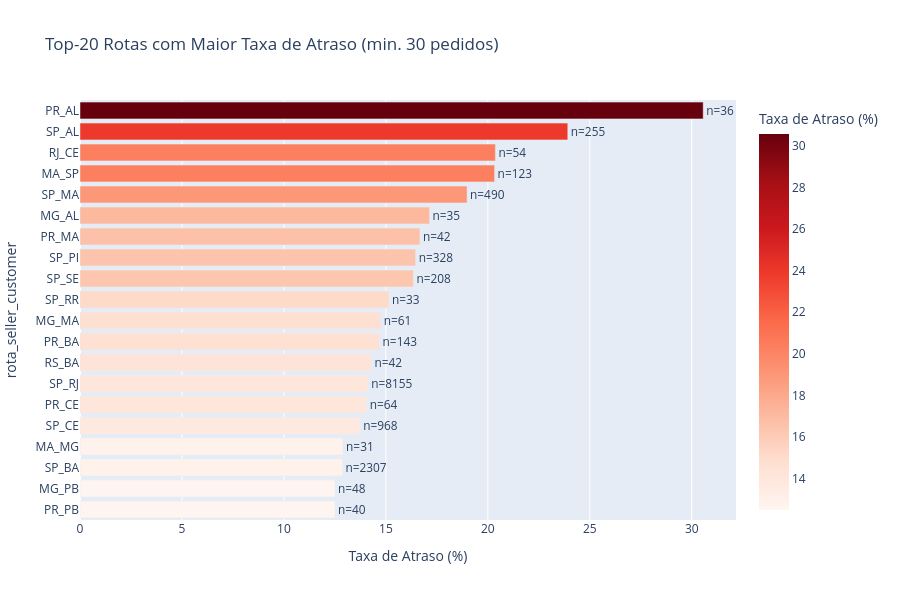

Notebook source saved alongside this figure:
### Code cell
# 8. Grafico Plotly — Top-20 rotas com maior delay rate
top20_rotas = rotas_sig.head(20).copy()
top20_rotas = top20_rotas.sort_values('delay_rate_pct', ascending=True)  # ascending for horizontal bar

fig_rotas = px.bar(
    top20_rotas,
    x='delay_rate_pct',
    y=top20_rotas.index,
    orientation='h',
    text='n_pedidos',
    title='Top-20 Rotas com Maior Taxa de Atraso (min. 30 pedidos)',
    labels={'delay_rate_pct': 'Taxa de Atraso (%)', 'y': 'Rota (seller_state → customer_state)'},
    color='delay_rate_pct',
    color_continuous_scale='Reds'
)
fig_rotas.update_traces(texttemplate='n=%{text}', textposition='outside')
fig_rotas.update_layout(height=600, showlegend=False)
fig_rotas.show()

### Figure 1 — Plotly figure (JSON) as saved in the notebook; plotly's stock layout.template omitted (floating-point values rounded to 4 significant figures)
{"data": [{"hovertemplate": "Taxa de Atraso (%)=%{marker.color}<br>rota_seller_customer=%{y}<br>n_pedidos=%{text}<extra></extra>", "legendgroup": "", "marker": {"color": [12.5, 12.5, 12.87, 12.9, 13.74, 14.06, 14.13, 14.29, 14.69, 14.75, 15.15, 16.35, 16.46, 16.67, 17.14, 18.98, 20.33, 20.37, 23.92, 30.56], "coloraxis": "coloraxis", "pattern": {"shape": ""}}, "name": "", "orientation": "h", "showlegend": false, "text": [40.0, 48.0, 2307.0, 31.0, 968.0, 64.0, 8155.0, 42.0, 143.0, 61.0, 33.0, 208.0, 328.0, 42.0, 35.0, 490.0, 123.0, 54.0, 255.0, 36.0], "textposition": "outside", "texttemplate": "n=%{text}", "type": "bar", "x": [12.5, 12.5, 12.87, 12.9, 13.74, 14.06, 14.13, 14.29, 14.69, 14.75, 15.15, 16.35, 16.46, 16.67, 17.14, 18.98, 20.33, 20.37, 23.92, 30.56], "xaxis": "x", "y": ["PR_PB", "MG_PB", "SP_BA", "MA_MG", "SP_CE", "PR_CE", "SP_RJ", "RS_BA", "PR_BA", "MG_MA", "SP_RR", "SP_SE", "SP_PI", "PR_MA", "MG_AL", "SP_MA", "MA_SP", "RJ_CE", "SP_AL", "PR_AL"], "yaxis": "y"}], "layout": {"barmode": "relative", "coloraxis": {"colorbar": {"title": {"text": "Taxa de Atraso (%)"}}, "colorscale": [[0, "rgb(255,245,240)"], [0.125, "rgb(254,224,210)"], [0.25, "rgb(252,187,161)"], [0.375, "rgb(252,146,114)"], [0.5, "rgb(251,106,74)"], [0.625, "rgb(239,59,44)"], [0.75, "rgb(203,24,29)"], [0.875, "rgb(165,15,21)"], [1, "rgb(103,0,13)"]]}, "height": 600, "legend": {"tracegroupgap": 0}, "showlegend": false, "title": {"text": "Top-20 Rotas com Maior Taxa de Atraso (min. 30 pedidos)"}, "xaxis": {"anchor": "y", "domain": [0, 1], "title": {"text": "Taxa de Atraso (%)"}}, "yaxis": {"anchor": "x", "domain": [0, 1], "title": {"text": "rota_seller_customer"}}}}
